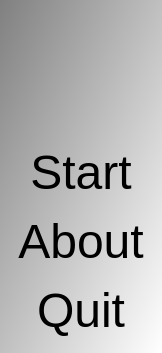
<?xml version="1.0" encoding="UTF-8"?>
<ui version="4.0">
 <class>QtToolEncrangerMenuDialog</class>
 <widget class="QDialog" name="QtToolEncrangerMenuDialog">
  <property name="geometry">
   <rect>
    <x>0</x>
    <y>0</y>
    <width>162</width>
    <height>353</height>
   </rect>
  </property>
  <property name="font">
   <font>
    <pointsize>20</pointsize>
   </font>
  </property>
  <property name="windowTitle">
   <string>Encranger</string>
  </property>
  <property name="windowIcon">
   <iconset>
    <normaloff>:/images/ToolEncrangerArrowUp16x16.png</normaloff>:/images/ToolEncrangerArrowUp16x16.png</iconset>
  </property>
  <property name="styleSheet">
   <string notr="true">QDialog { 
background-color: qlineargradient(x1: 0, y1: 0, x2: 1, y2: 1, stop: 0  #808080, stop: 1 #ffffff);
}
QPushButton { background-color: rgb(255, 255, 255);  }
QPushButton { color: rgb(0,0,0); }
QPushButton { font: 48px  }</string>
  </property>
  <layout class="QGridLayout" name="gridLayout">
   <item row="2" column="0">
    <widget class="QPushButton" name="button_about">
     <property name="text">
      <string>About</string>
     </property>
     <property name="flat">
      <bool>true</bool>
     </property>
    </widget>
   </item>
   <item row="3" column="0">
    <widget class="QPushButton" name="button_quit">
     <property name="text">
      <string>Quit</string>
     </property>
     <property name="flat">
      <bool>true</bool>
     </property>
    </widget>
   </item>
   <item row="1" column="0">
    <widget class="QPushButton" name="button_start">
     <property name="text">
      <string>Start</string>
     </property>
     <property name="flat">
      <bool>true</bool>
     </property>
    </widget>
   </item>
   <item row="0" column="0">
    <widget class="QLabel" name="label">
     <property name="text">
      <string/>
     </property>
     <property name="pixmap">
      <pixmap resource="Encranger.qrc">:/images/EncrangerStart.png</pixmap>
     </property>
     <property name="alignment">
      <set>Qt::AlignCenter</set>
     </property>
    </widget>
   </item>
  </layout>
 </widget>
 <tabstops>
  <tabstop>button_start</tabstop>
  <tabstop>button_about</tabstop>
  <tabstop>button_quit</tabstop>
 </tabstops>
 <resources>
  <include location="Encranger.qrc"/>
 </resources>
 <connections/>
</ui>
